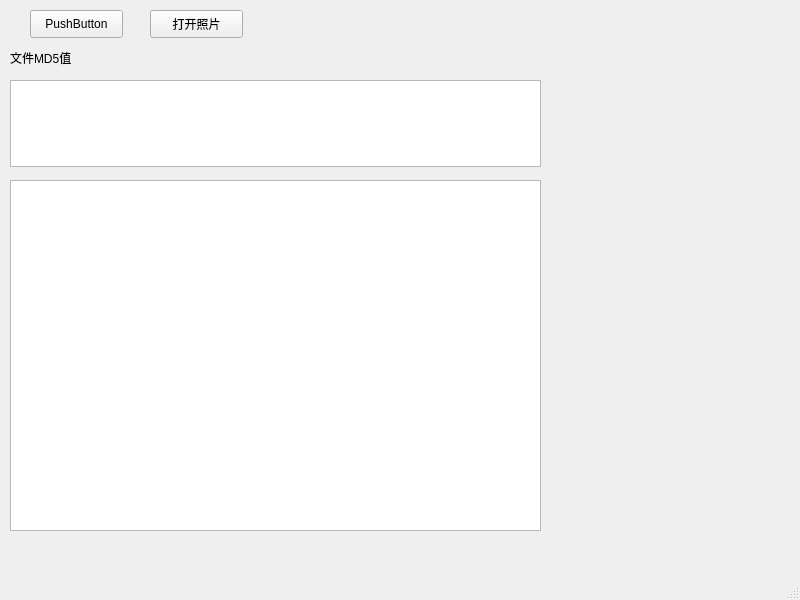
<?xml version="1.0" encoding="UTF-8"?>
<ui version="4.0">
 <class>MainWindow</class>
 <widget class="QMainWindow" name="MainWindow">
  <property name="geometry">
   <rect>
    <x>0</x>
    <y>0</y>
    <width>800</width>
    <height>600</height>
   </rect>
  </property>
  <property name="windowTitle">
   <string>MainWindow</string>
  </property>
  <widget class="QWidget" name="centralwidget">
   <widget class="QPushButton" name="pushButton">
    <property name="geometry">
     <rect>
      <x>30</x>
      <y>10</y>
      <width>93</width>
      <height>28</height>
     </rect>
    </property>
    <property name="text">
     <string>PushButton</string>
    </property>
   </widget>
   <widget class="QTextEdit" name="textEdit">
    <property name="geometry">
     <rect>
      <x>10</x>
      <y>80</y>
      <width>531</width>
      <height>87</height>
     </rect>
    </property>
   </widget>
   <widget class="QLabel" name="label">
    <property name="geometry">
     <rect>
      <x>10</x>
      <y>50</y>
      <width>72</width>
      <height>15</height>
     </rect>
    </property>
    <property name="text">
     <string>文件MD5值</string>
    </property>
   </widget>
   <widget class="QGraphicsView" name="graphicsView">
    <property name="geometry">
     <rect>
      <x>10</x>
      <y>180</y>
      <width>531</width>
      <height>351</height>
     </rect>
    </property>
   </widget>
   <widget class="QPushButton" name="pushButton_2">
    <property name="geometry">
     <rect>
      <x>150</x>
      <y>10</y>
      <width>93</width>
      <height>28</height>
     </rect>
    </property>
    <property name="text">
     <string>打开照片</string>
    </property>
   </widget>
  </widget>
  <widget class="QMenuBar" name="menubar">
   <property name="geometry">
    <rect>
     <x>0</x>
     <y>0</y>
     <width>800</width>
     <height>26</height>
    </rect>
   </property>
  </widget>
  <widget class="QStatusBar" name="statusbar"/>
 </widget>
 <resources/>
 <connections/>
</ui>
